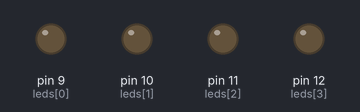
A sketch run on a simulated Arduino Uno, built with avr-gcc and run on an emulated ATmega328P. Shown: output pins drawn as LEDs (lit = HIGH).

Above: at 0.5 s.
At 2.5 s:
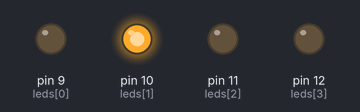
At 4.5 s:
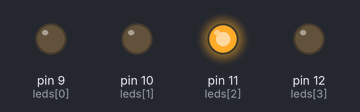
At 9.5 s:
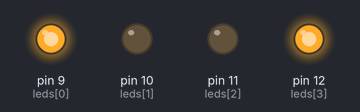
At 14.5 s:
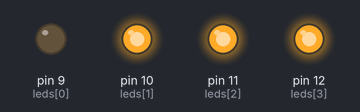
At 19.5 s:
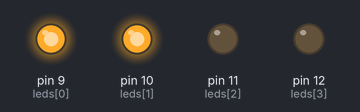
Timing chart, 0 to 20.8 s (numbered marks = the images above):
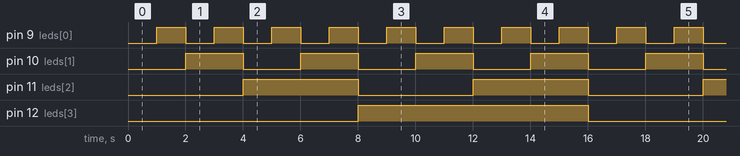

Measured:
- by itself, pin 9 (leds[0]): alternates HIGH for 1.0 s and LOW for 1.0 s
- by itself, pin 10 (leds[1]): alternates HIGH for 2.0 s and LOW for 2.0 s
- by itself, pin 11 (leds[2]): alternates HIGH for 4.0 s and LOW for 4.0 s
- by itself, pin 12 (leds[3]): alternates HIGH for 8.0 s and LOW for 8.0 s

The sketch:

contador_original.ino
```cpp
const int leds[] = {9, 10, 11, 12};

int contador = 0;

int tiempo_espera = 1000;

void setup() {
  for (int i = 0; i < 4; i += 1) {
    pinMode(leds[i], OUTPUT);
  }
}

void loop() {
  for (int i = 0; i < 4; i += 1) {
    int bit = (contador >> i) & 1;
    digitalWrite(leds[i], bit);
  }

  contador += 1;

  delay(tiempo_espera);
}
```
